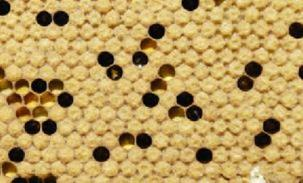
#> input picture Improving_Segmentations/images/honeycomb.jpg, 303 x 183 px
$ jupyter execute Example_5.ipynb
#> lines starting #> are read from the running program, lines starting #| are printed output that depends on the picture; after the words box and inside, x2 and y2 are one past the last pixel; in counts of white or black regions, pixels touching at a corner belong together
# Segmenting Honeycomb Cells

[cell 1]
import cv2
import matplotlib.pyplot as plt
from skimage import morphology
from skimage.morphology import disk
import numpy as np

[cell 2]
honeycomb = cv2.imread("./images/honeycomb.jpg")
#> honeycomb is the input picture: shape (183, 303, 3); mean B, G, R 94.6, 157.7, 187.7
honeycomb = cv2.cvtColor(honeycomb, cv2.COLOR_BGR2RGB)

plt.imshow(honeycomb)
plt.title('RGB')
plt.axis('off')
plt.show()

[cell 3]
honeycomb_gray = cv2.cvtColor(honeycomb, cv2.COLOR_RGB2GRAY)
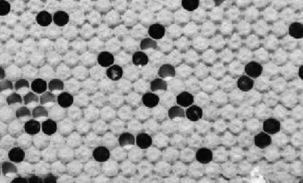
#> honeycomb_gray: shape (183, 303); min 0, max 251, mean 159.5
uncapped = honeycomb_gray < 125
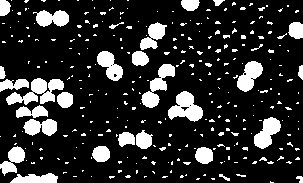
#> uncapped: shape (183, 303) bool; 17.6% white; 300 white regions (267 under 20 px), largest, box (x1, y1, x2, y2) and area: (6, 78, 64, 105) 761, (168, 91, 203, 122) 631, (141, 64, 175, 108) 598
capped = honeycomb_gray > 200
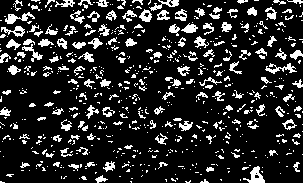
#> capped: shape (183, 303) bool; 16% white in thin lines or dots

fig, axs = plt.subplots(1, 3, figsize=(20, 20))
axs[0].imshow(honeycomb_gray, cmap='gray')
axs[0].set_title('Grayscale')
axs[0].axis('off')
axs[1].imshow(uncapped, cmap='gray')
axs[1].set_title('Cells uncapped')
axs[1].axis('off')
axs[2].imshow(capped, cmap='gray')
axs[2].set_title('Cells capped')
axs[2].axis('off')
plt.show()
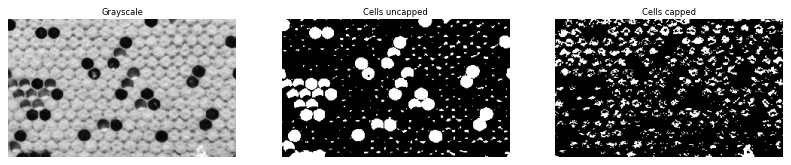
#> figure drawn by matplotlib, 3 panels

To get a segmentation of all the cells excluding the walls, we need to segment the capped and uncapped cells separately. An initial threshold of the two types of cells shows that the uncapped cells need less cleaning than the capped cells, which are closer in intensity to the cell walls.

Remove small objects from binary image.

[cell 4]
uncapped = morphology.remove_small_objects(uncapped, 50)
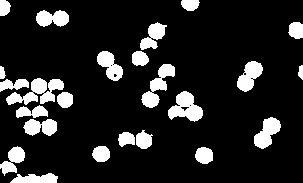
#> uncapped: shape (183, 303) bool; 14.1% white; 24 white regions, largest, box (x1, y1, x2, y2) and area: (6, 78, 64, 105) 761, (168, 91, 203, 122) 631, (141, 64, 175, 108) 598

plt.imshow(uncapped, cmap='gray')
plt.title('Cells uncapped')
plt.axis('off')
plt.show()

Morphologically open image.

[cell 5]
structuring_element = disk(3)
uncapped = cv2.morphologyEx(uncapped.astype(np.uint8), cv2.MORPH_OPEN, structuring_element)
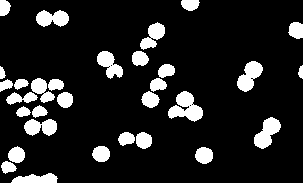
#> uncapped: shape (183, 303); values 0 (black) and 1 (white), 13.4% white; 31 white regions, largest, box (x1, y1, x2, y2) and area: (168, 91, 203, 122) 614, (254, 117, 281, 149) 482, (237, 61, 263, 92) 465

plt.imshow(uncapped, cmap='gray')
plt.title('Cells uncapped')
plt.axis('off')
plt.show()

$ run again, with Improving_Segmentations/images/bison.jpg copied over Improving_Segmentations/images/honeycomb.jpg
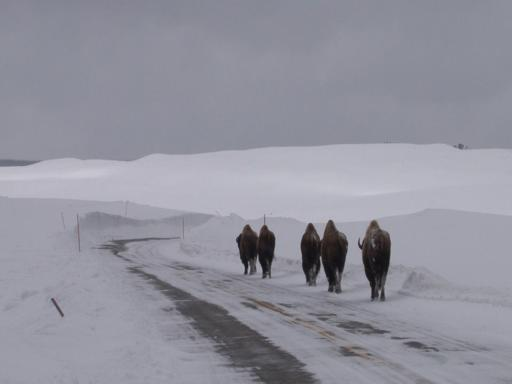
#> input picture Improving_Segmentations/images/bison.jpg, 512 x 384 px
#> honeycomb is the input picture: shape (384, 512, 3); mean B, G, R 157.2, 145.8, 145.9
#> `uncapped = honeycomb_gray < 125`:
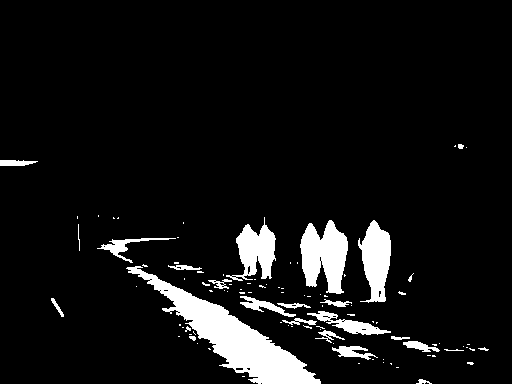
#> uncapped: shape (384, 512) bool; 7.6% white; 98 white regions (73 under 20 px), largest, box (x1, y1, x2, y2) and area: (126, 266, 321, 384) 5953, (300, 220, 348, 294) 2373, (358, 220, 391, 303) 1726
#> capped: shape (384, 512) bool; 0% white in thin lines or dots, all inside (x1, y1, x2, y2) = (78, 173, 80, 174)
#> `uncapped = cv2.morphologyEx(uncapped.astype(np.uint8), cv2.MORPH_OPEN,..`:
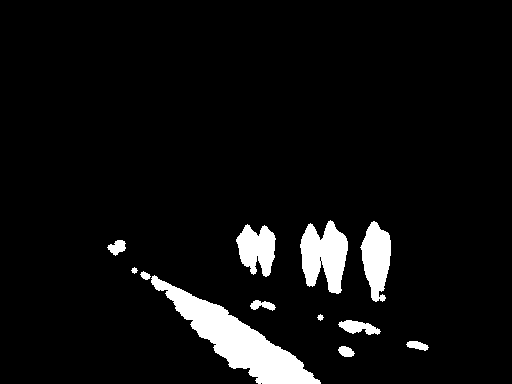
#> uncapped: shape (384, 512); values 0 (black) and 1 (white), 6.1% white; 12 white regions, largest, box (x1, y1, x2, y2) and area: (151, 275, 321, 384) 5506, (300, 220, 348, 294) 2342, (360, 221, 391, 302) 1648

$ run again, with Improving_Segmentations/images/flatfish.jpg copied over Improving_Segmentations/images/honeycomb.jpg
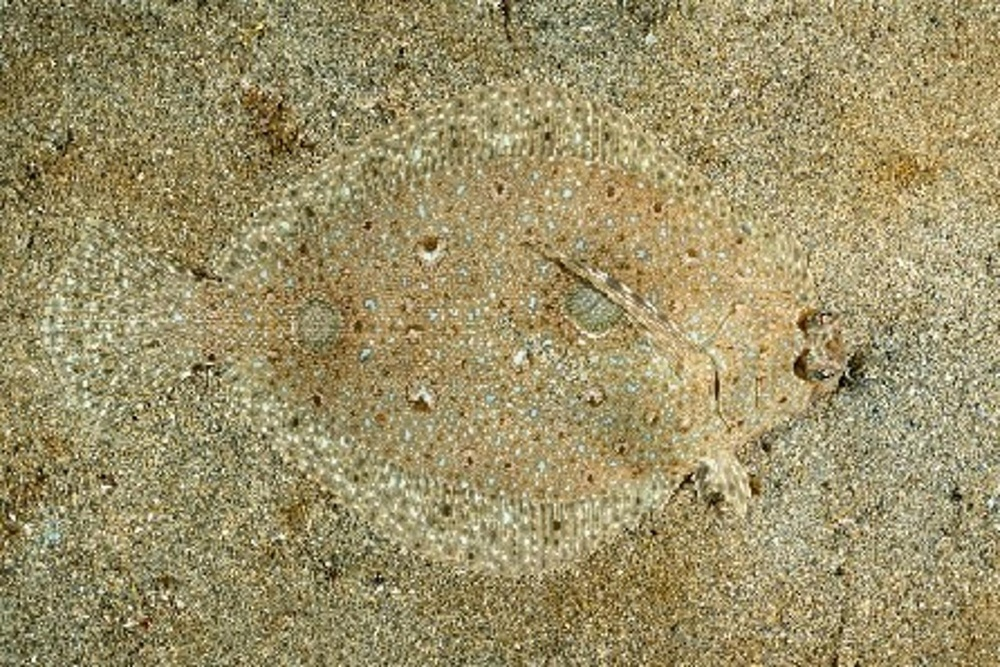
#> input picture Improving_Segmentations/images/flatfish.jpg, 1000 x 667 px, shrunk from 1626 x 1084 before the run
#> honeycomb is the input picture: shape (667, 1000, 3); mean B, G, R 104.4, 145.1, 156.8
#> `uncapped = honeycomb_gray < 125`:
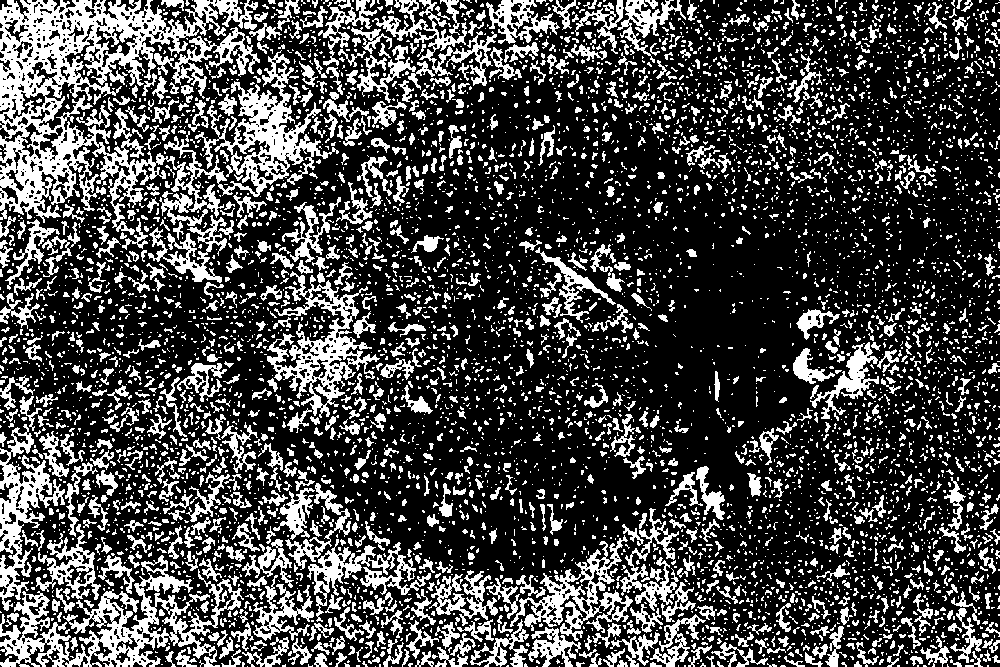
#> uncapped: shape (667, 1000) bool; 28% white; 6248 white regions (4973 under 20 px), largest, box (x1, y1, x2, y2) and area: (0, 0, 339, 235) 26850, (0, 555, 244, 667) 8498, (267, 271, 380, 418) 4808
#> capped: shape (667, 1000) bool; 5.4% white in thin lines or dots
#> `uncapped = cv2.morphologyEx(uncapped.astype(np.uint8), cv2.MORPH_OPEN,..`:
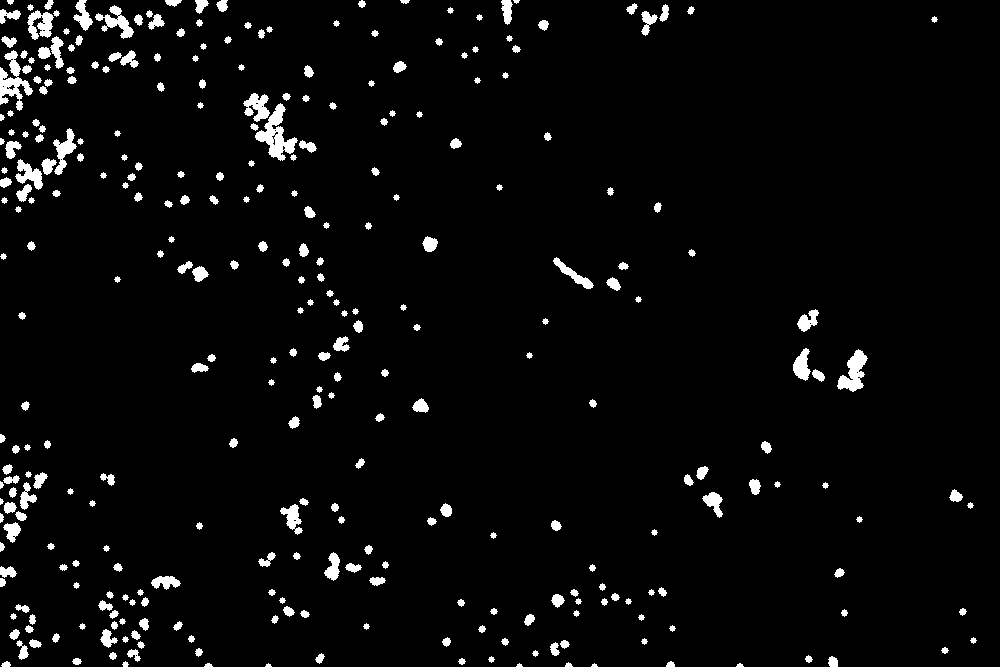
#> uncapped: shape (667, 1000); values 0 (black) and 1 (white), 3.7% white; 317 white regions (5 under 20 px), largest, box (x1, y1, x2, y2) and area: (255, 103, 298, 161) 979, (0, 50, 33, 111) 830, (837, 349, 868, 392) 672

$ run again, with Improving_Segmentations/images/flood.jpg copied over Improving_Segmentations/images/honeycomb.jpg
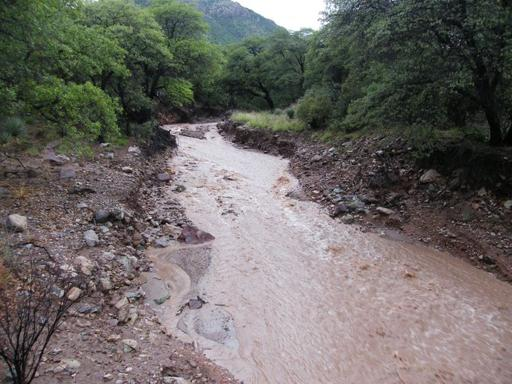
#> input picture Improving_Segmentations/images/flood.jpg, 512 x 384 px
#> honeycomb is the input picture: shape (384, 512, 3); mean B, G, R 101.9, 104.9, 108.8
#> `capped = honeycomb_gray > 200`:
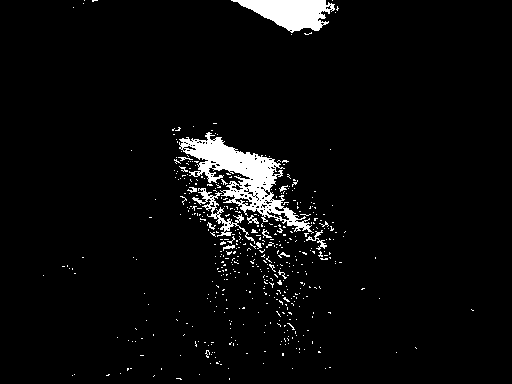
#> capped: shape (384, 512) bool; 4.2% white; 482 white regions (467 under 20 px), largest, box (x1, y1, x2, y2) and area: (179, 132, 314, 234) 3956, (231, 0, 335, 33) 1973, (192, 188, 255, 244) 559
#> `uncapped = cv2.morphologyEx(uncapped.astype(np.uint8), cv2.MORPH_OPEN,..`:
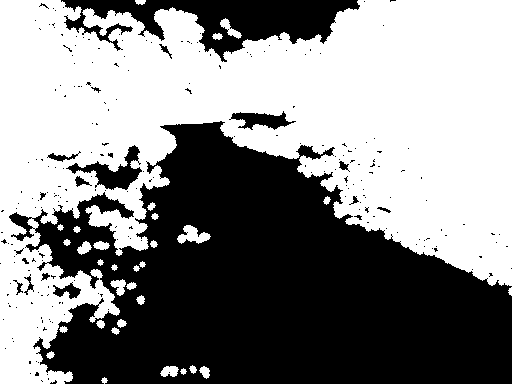
#> uncapped: shape (384, 512); values 0 (black) and 1 (white), 53.8% white; 237 black regions (218 under 20 px), largest, box (x1, y1, x2, y2) and area: (9, 121, 512, 384) 79285, (61, 0, 360, 62) 8230, (66, 145, 142, 190) 1175
